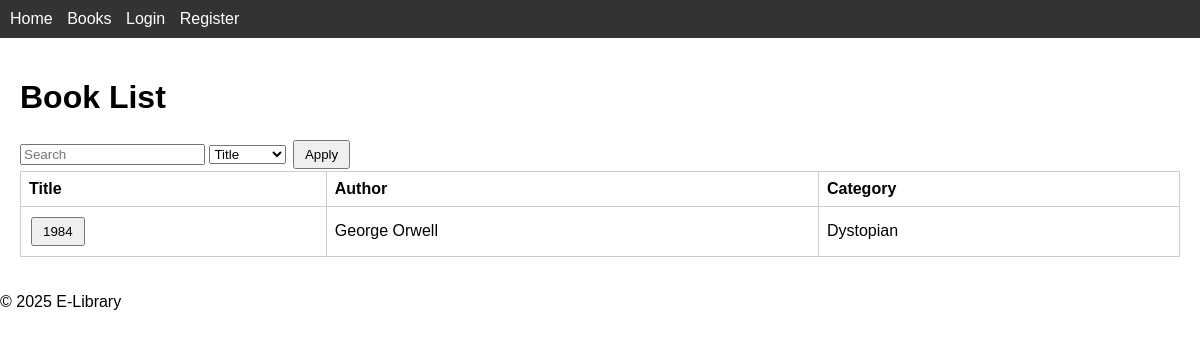
/index.php?page=books, run on an earlier commit of the app's database.
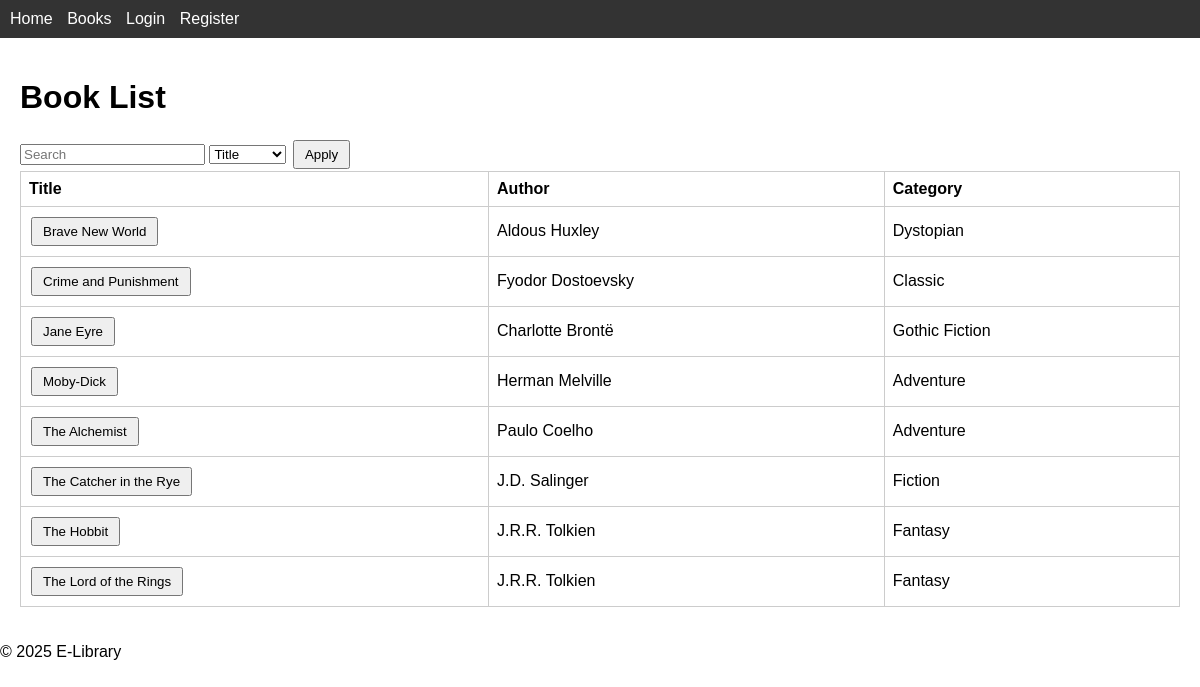
And on a later commit of the database.
### tables this page shows
CREATE TABLE books (
    id INT AUTO_INCREMENT PRIMARY KEY,
    title VARCHAR(255) NOT NULL,
    author VARCHAR(255) NOT NULL,
    category VARCHAR(100),
    isbn VARCHAR(20)
);

### controllers/books.php (called while the page is built)
<?php
require_once __DIR__ . '/../models/book_model.php';
$search = $_GET['search'] ?? '';
$order = $_GET['order'] ?? 'title';
$books = get_books($search, $order, true);
include __DIR__ . '/../views/header.php';
include __DIR__ . '/../views/books.php';
include __DIR__ . '/../views/footer.php';

### models/book_model.php (called while the page is built, shortened)
<?php
function get_books($search = '', $order = 'title', $available_only = false) {
    $db = get_db();
    $sql = 'SELECT b.* FROM books b';
    $params = [];
    if ($available_only) {
        $sql .= ' LEFT JOIN borrowings br ON b.id = br.book_id AND br.return_date IS NULL';
    }
    $conditions = [];
    if ($available_only) {
        $conditions[] = 'br.id IS NULL';
    }
    if ($conditions) {
        $sql .= ' WHERE ' . implode(' AND ', $conditions);
    }
    $allowed = ['title', 'author', 'category'];
    $sql .= " ORDER BY b.$order";
    $stmt = $db->prepare($sql);
    $stmt->execute($params);
    return $stmt->fetchAll(PDO::FETCH_ASSOC);
}

### views/books.php (the view, shortened to what this page needs)
<h1>Book List</h1>
<form method="get" action="index.php">
    <input type="text" name="search" placeholder="Search" value="<?php echo htmlspecialchars($search); ?>">
    <select name="order">
        <option value="title" <?php if ($order=='title') echo 'selected'; ?>>Title</option>
    </select>
    <button type="submit">Apply</button>
</form>
<table>
    <tr><th>Title</th><th>Author</th><th>Category</th></tr>
    <?php foreach ($books as $b): ?>
    <tr>
        <td>
            <form method="get" action="index.php" style="display:inline">
                <button type="submit"><?php echo htmlspecialchars($b['title']); ?></button>
            </form>
        </td>
        <td><?php echo htmlspecialchars($b['author']); ?></td>
        <td><?php echo htmlspecialchars($b['category']); ?></td>
    </tr>
    <?php endforeach; ?>
</table>

What changed in the data, as far as the page shows it:
added books: title "Brave New World", author "Aldous Huxley", category "Dystopian"
added books: title "Crime and Punishment", author "Fyodor Dostoevsky", category "Classic"
added books: title "Jane Eyre", author "Charlotte Brontë", category "Gothic Fiction"
changed books: title "1984" → "Moby-Dick"; author "George Orwell" → "Herman Melville"; category "Dystopian" → "Adventure"
added books: title "The Alchemist", author "Paulo Coelho", category "Adventure"
added books: title "The Catcher in the Rye", author "J.D. Salinger", category "Fiction"
added books: title "The Hobbit", author "J.R.R. Tolkien", category "Fantasy"
added books: title "The Lord of the Rings", author "J.R.R. Tolkien", category "Fantasy"
